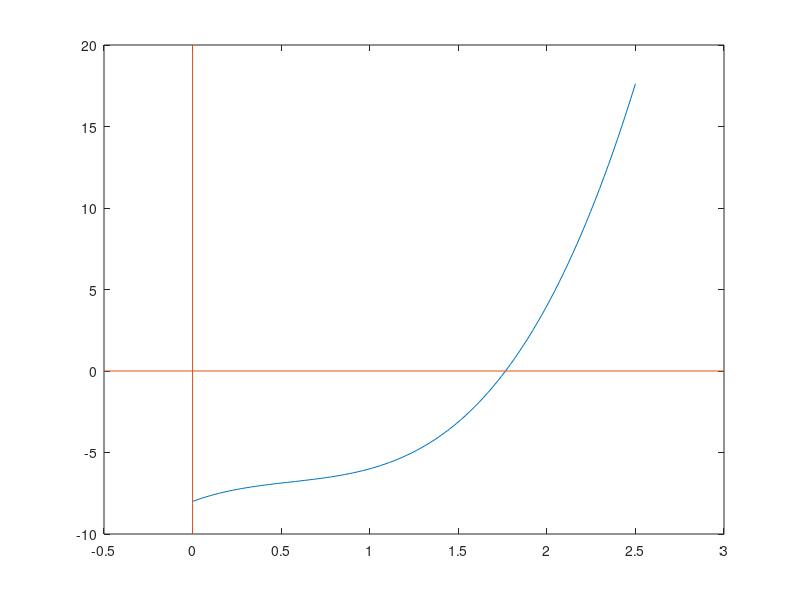

The MATLAB source for this figure: (Note: this script raises an error after producing the figure.)
%Persamaan 1 : y = 3x^3-5x^2+4x-7, dengan y = 1  ->  f(x) = 3x^3-5x^2+4x-8
figure(1);
%Plot Kurva
x = linspace(0,2.5);
f = @(x) 3*x.^3-5*x.^2+4*x-7-1;
y = f(x);
plot(x,y)

%Menggambar sumbu x dan y
line([-0.5,3],[0,0])  %Sumbu X
line([0,0],[-10,20])  %Sumbu Y

%Annotation
gtext('y = 3x^3-5x^2+4x-8')
gtext('Akar')


%Persamaan 2 : y = e^x-x^2, dengan y = 0
figure(2);
%Plot Kurva
x = linspace(-1.5,1.5);
f = @(x) exp(x)-x.^2;
y = f(x);
plot(x,y)

%Menggambar sumbu x dan y
line([-2,2],[0,0])  %Sumbu X
line([0,0],[-3,3])  %Sumbu Y

%Annotation
gtext('y = e^x-x^2')
gtext('Akar')


%Persamaan 3 : y = log(x+2)+2x-3, dengan y = 0
figure(3);
%Plot Kurva
x = linspace(-1,2);
f = @(x) log(x+2)+2*x-3;
y = f(x);
plot(x,y)

%Menggambar sumbu x dan y
line([-1.5,2.5],[0,0])  %Sumbu X
line([0,0],[-6,3])  %Sumbu Y

%Annotation
gtext('y = log(x+2)+2x-3')
gtext('Akar')
